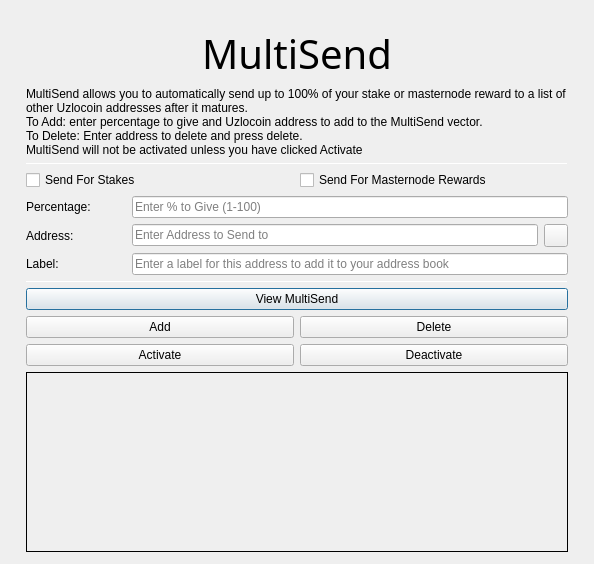
<?xml version="1.0" encoding="UTF-8"?>
<ui version="4.0">
 <class>MultiSendDialog</class>
 <widget class="QDialog" name="MultiSendDialog">
  <property name="windowModality">
   <enum>Qt::NonModal</enum>
  </property>
  <property name="geometry">
   <rect>
    <x>0</x>
    <y>0</y>
    <width>594</width>
    <height>526</height>
   </rect>
  </property>
  <property name="windowTitle">
   <string>MultiSend</string>
  </property>
  <layout class="QVBoxLayout" name="verticalLayout" stretch="0">
   <property name="leftMargin">
    <number>6</number>
   </property>
   <property name="topMargin">
    <number>6</number>
   </property>
   <property name="rightMargin">
    <number>6</number>
   </property>
   <property name="bottomMargin">
    <number>6</number>
   </property>
   <item>
    <layout class="QVBoxLayout" name="verticalLayout_Main" stretch="0,1,1,1,0,1,1,1">
     <property name="leftMargin">
      <number>20</number>
     </property>
     <property name="topMargin">
      <number>20</number>
     </property>
     <property name="rightMargin">
      <number>20</number>
     </property>
     <property name="bottomMargin">
      <number>20</number>
     </property>
     <item>
      <widget class="QLabel" name="multiSendHeader">
       <property name="font">
        <font>
         <family>Hind</family>
         <pointsize>30</pointsize>
         <weight>50</weight>
         <bold>false</bold>
        </font>
       </property>
       <property name="text">
        <string>MultiSend</string>
       </property>
       <property name="alignment">
        <set>Qt::AlignCenter</set>
       </property>
      </widget>
     </item>
     <item>
      <widget class="QLabel" name="label_2">
       <property name="lineWidth">
        <number>1</number>
       </property>
       <property name="text">
        <string>MultiSend allows you to automatically send up to 100% of your stake or masternode reward to a list of other Uzlocoin addresses after it matures.
To Add: enter percentage to give and Uzlocoin address to add to the MultiSend vector.
To Delete: Enter address to delete and press delete.
MultiSend will not be activated unless you have clicked Activate</string>
       </property>
       <property name="alignment">
        <set>Qt::AlignLeading|Qt::AlignLeft|Qt::AlignTop</set>
       </property>
       <property name="wordWrap">
        <bool>true</bool>
       </property>
      </widget>
     </item>
     <item>
      <widget class="Line" name="line">
       <property name="minimumSize">
        <size>
         <width>0</width>
         <height>1</height>
        </size>
       </property>
       <property name="maximumSize">
        <size>
         <width>16777215</width>
         <height>1</height>
        </size>
       </property>
       <property name="orientation">
        <enum>Qt::Horizontal</enum>
       </property>
      </widget>
     </item>
     <item>
      <layout class="QVBoxLayout" name="verticalLayout_Settings">
       <item>
        <layout class="QHBoxLayout" name="horizontalLayout">
         <item>
          <widget class="QCheckBox" name="multiSendStakeCheckBox">
           <property name="text">
            <string>Send For Stakes</string>
           </property>
          </widget>
         </item>
         <item>
          <widget class="QCheckBox" name="multiSendMasternodeCheckBox">
           <property name="text">
            <string>Send For Masternode Rewards</string>
           </property>
          </widget>
         </item>
        </layout>
       </item>
       <item>
        <layout class="QHBoxLayout" name="horizontalLayout_6">
         <item>
          <widget class="QLabel" name="label">
           <property name="minimumSize">
            <size>
             <width>100</width>
             <height>0</height>
            </size>
           </property>
           <property name="toolTip">
            <string>Percentage of stake to send</string>
           </property>
           <property name="text">
            <string>Percentage:</string>
           </property>
          </widget>
         </item>
         <item>
          <widget class="QLineEdit" name="multiSendPercentEdit">
           <property name="toolTip">
            <string>Enter whole numbers 1 - 100</string>
           </property>
           <property name="placeholderText">
            <string>Enter % to Give (1-100)</string>
           </property>
          </widget>
         </item>
        </layout>
       </item>
       <item>
        <layout class="QHBoxLayout" name="horizontalLayout_7">
         <item>
          <widget class="QLabel" name="label_5">
           <property name="minimumSize">
            <size>
             <width>100</width>
             <height>0</height>
            </size>
           </property>
           <property name="toolTip">
            <string>Address to send portion of stake to</string>
           </property>
           <property name="text">
            <string>Address:</string>
           </property>
          </widget>
         </item>
         <item>
          <widget class="QLineEdit" name="multiSendAddressEdit">
           <property name="toolTip">
            <string/>
           </property>
           <property name="placeholderText">
            <string>Enter Address to Send to</string>
           </property>
          </widget>
         </item>
         <item>
          <widget class="QToolButton" name="addressBookButton">
           <property name="maximumSize">
            <size>
             <width>16777215</width>
             <height>32</height>
            </size>
           </property>
           <property name="toolTip">
            <string>Choose an address from the address book</string>
           </property>
           <property name="text">
            <string/>
           </property>
           <property name="icon">
            <iconset resource="../uzlocoin.qrc">
             <normaloff>:/icons/address-book</normaloff>:/icons/address-book</iconset>
           </property>
           <property name="shortcut">
            <string>Alt+A</string>
           </property>
          </widget>
         </item>
        </layout>
       </item>
      </layout>
     </item>
     <item>
      <layout class="QHBoxLayout" name="horizontalLayout_3">
       <item>
        <widget class="QLabel" name="label_3">
         <property name="minimumSize">
          <size>
           <width>100</width>
           <height>0</height>
          </size>
         </property>
         <property name="text">
          <string>Label:</string>
         </property>
        </widget>
       </item>
       <item>
        <widget class="QLineEdit" name="labelAddressLabelEdit">
         <property name="placeholderText">
          <string>Enter a label for this address to add it to your address book</string>
         </property>
        </widget>
       </item>
      </layout>
     </item>
     <item>
      <widget class="Line" name="line_2">
       <property name="minimumSize">
        <size>
         <width>0</width>
         <height>1</height>
        </size>
       </property>
       <property name="maximumSize">
        <size>
         <width>16777215</width>
         <height>1</height>
        </size>
       </property>
       <property name="orientation">
        <enum>Qt::Horizontal</enum>
       </property>
      </widget>
     </item>
     <item>
      <layout class="QVBoxLayout" name="verticalLayout_Buttons">
       <item>
        <layout class="QHBoxLayout" name="horizontalLayout_4">
         <item>
          <widget class="QPushButton" name="viewButton">
           <property name="toolTip">
            <string/>
           </property>
           <property name="statusTip">
            <string>View MultiSend Vector</string>
           </property>
           <property name="text">
            <string>View MultiSend</string>
           </property>
          </widget>
         </item>
        </layout>
       </item>
       <item>
        <layout class="QHBoxLayout" name="horizontalLayout_2">
         <item>
          <widget class="QPushButton" name="addButton">
           <property name="toolTip">
            <string/>
           </property>
           <property name="statusTip">
            <string>Add to MultiSend Vector</string>
           </property>
           <property name="text">
            <string>Add</string>
           </property>
          </widget>
         </item>
         <item>
          <widget class="QPushButton" name="deleteButton">
           <property name="toolTip">
            <string/>
           </property>
           <property name="statusTip">
            <string>Delete Address From MultiSend Vector</string>
           </property>
           <property name="text">
            <string>Delete</string>
           </property>
          </widget>
         </item>
        </layout>
       </item>
       <item>
        <layout class="QHBoxLayout" name="horizontalLayout_5">
         <item>
          <widget class="QPushButton" name="activateButton">
           <property name="statusTip">
            <string>Activate MultiSend</string>
           </property>
           <property name="text">
            <string>Activate</string>
           </property>
          </widget>
         </item>
         <item>
          <widget class="QPushButton" name="disableButton">
           <property name="statusTip">
            <string>Deactivate MultiSend</string>
           </property>
           <property name="text">
            <string>Deactivate</string>
           </property>
          </widget>
         </item>
        </layout>
       </item>
      </layout>
     </item>
     <item>
      <widget class="QLabel" name="message">
       <property name="minimumSize">
        <size>
         <width>0</width>
         <height>180</height>
        </size>
       </property>
       <property name="frameShape">
        <enum>QFrame::Panel</enum>
       </property>
       <property name="frameShadow">
        <enum>QFrame::Plain</enum>
       </property>
       <property name="lineWidth">
        <number>1</number>
       </property>
       <property name="midLineWidth">
        <number>1</number>
       </property>
       <property name="text">
        <string/>
       </property>
       <property name="alignment">
        <set>Qt::AlignLeading|Qt::AlignLeft|Qt::AlignTop</set>
       </property>
       <property name="wordWrap">
        <bool>true</bool>
       </property>
      </widget>
     </item>
    </layout>
   </item>
  </layout>
 </widget>
 <resources>
  <include location="../uzlocoin.qrc"/>
 </resources>
 <connections/>
</ui>
